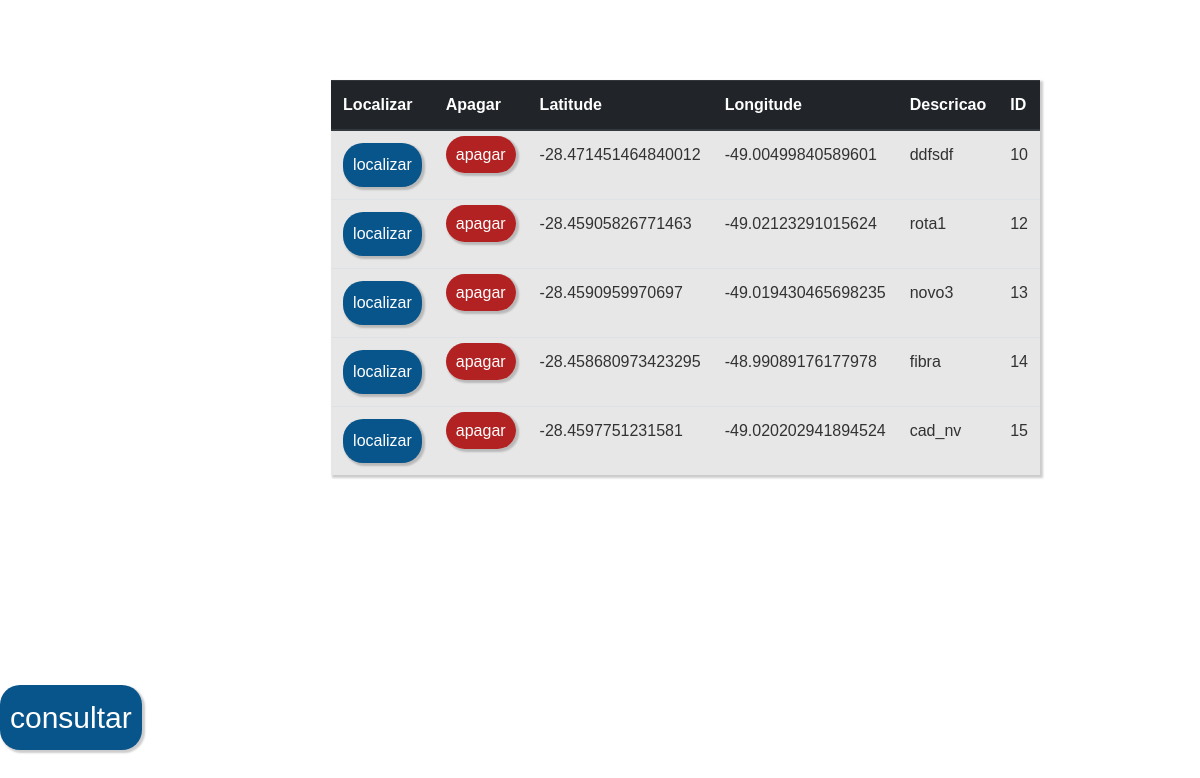
The page / on the database its author committed.
### tables this page shows
CREATE TABLE `rota` (
  `idrota` int(11) NOT NULL,
  `latitude` varchar(45) NOT NULL,
  `longitude` varchar(45) NOT NULL,
  `descricao` varchar(45) NOT NULL
);

### index.php (the view, shortened to what this page needs)
<?php
  include "conexao.php";
?>
<!DOCTYPE html>
<html>
  <head>
    <link rel="stylesheet" href="https://stackpath.bootstrapcdn.com/bootstrap/4.1.3/css/bootstrap.min.css">
    <link rel="stylesheet" type="text/css" href="style.css" />
  </head>
  <body>
    <div id="map">
    </div>
    <div id="pesquisar">
      <button class="btn btn-blue" id="consultar" onclick="consultar()">consultar</button>
    </div>
<div id="tbl_consulta">
<table class="table">
    <thead class="thead-dark">
      <tr>
      <th scope="col">Localizar</th>
        <th scope="col">Apagar</th>
        <th scope="col">Latitude</th>
        <th scope="col">Longitude</th>
        <th scope="col">Descricao</th>
        <th scope="col">ID</th>
      </tr>
    </thead>
    <tbody>
      <?php
      $sql = "SELECT * FROM  rota";
      $res = mysqli_query($conexao,$sql);
      while($reg = mysqli_fetch_row($res)){
          $latitude = $reg[1];
          $longitude = $reg[2];
          $descricao = $reg[3];
          $id = $reg[0];
          echo "<tr class='linhas'>";
          echo "<td><button class='localizar' onclick='localizar($latitude,$longitude)'>localizar</button></td>";
          echo "<td><a href='deletar.php?id=".$id."' class='apagar'>apagar</a></td>";
          echo "<td>$latitude</td><td>$longitude</td><td>$descricao</td><td>$id</td>";
          echo "</tr>";
      }
  ?>
    </tbody>
  </table>
  </div>
  </body>
  </html>

### style.css (style rules this page uses)
#map { height: 100%; }
html, body { height: 100%; margin: 0px; padding: 0px; }
* { margin: 0; padding: 0; box-sizing: border-box; font-family: Arial, Helvetica, sans-serif; color: #323232; border: none; }
.btn { font-family: Arial, Helvetica, sans-serif; font-size: 30px; font-weight: 300; border: none; padding: 10px; cursor: pointer; color: white; border-radius: 20px; }
.btn-blue { background-color: #08558b; box-shadow: 2px 2px 2px 1px rgba(0, 0, 0, 0.2); z-index: 1000; position: absolute; bottom: 50px; }
.table { z-index: 1000; top: 0px; right: 20vh; position: absolute; background-color: rgb(231, 231, 231); width: 400px; margin-left: auto; margin-right: auto; padding: 20px 30px; margin-top: 10vh; box-shadow: 2px 2px 2px 1px rgba(0, 0, 0, 0.2); }
.apagar { background-color: firebrick; color: white; font-family: Arial, Helvetica, sans-serif; box-shadow: 2px 2px 2px 1px rgba(0, 0, 0, 0.2); border-radius: 20px; padding: 10px; }
.localizar { background-color: #08558b; color: white; font-family: Arial, Helvetica, sans-serif; box-shadow: 2px 2px 2px 1px rgba(0, 0, 0, 0.2); border-radius: 20px; padding: 10px; }

### rows shown on the page
rota: latitude "-28.471451464840012", longitude "-49.00499840589601", descricao "ddfsdf", idrota "10"
rota: latitude "-28.45905826771463", longitude "-49.02123291015624", descricao "rota1", idrota "12"
rota: latitude "-28.4590959970697", longitude "-49.019430465698235", descricao "novo3", idrota "13"
rota: latitude "-28.458680973423295", longitude "-48.99089176177978", descricao "fibra", idrota "14"
rota: latitude "-28.4597751231581", longitude "-49.020202941894524", descricao "cad_nv", idrota "15"
